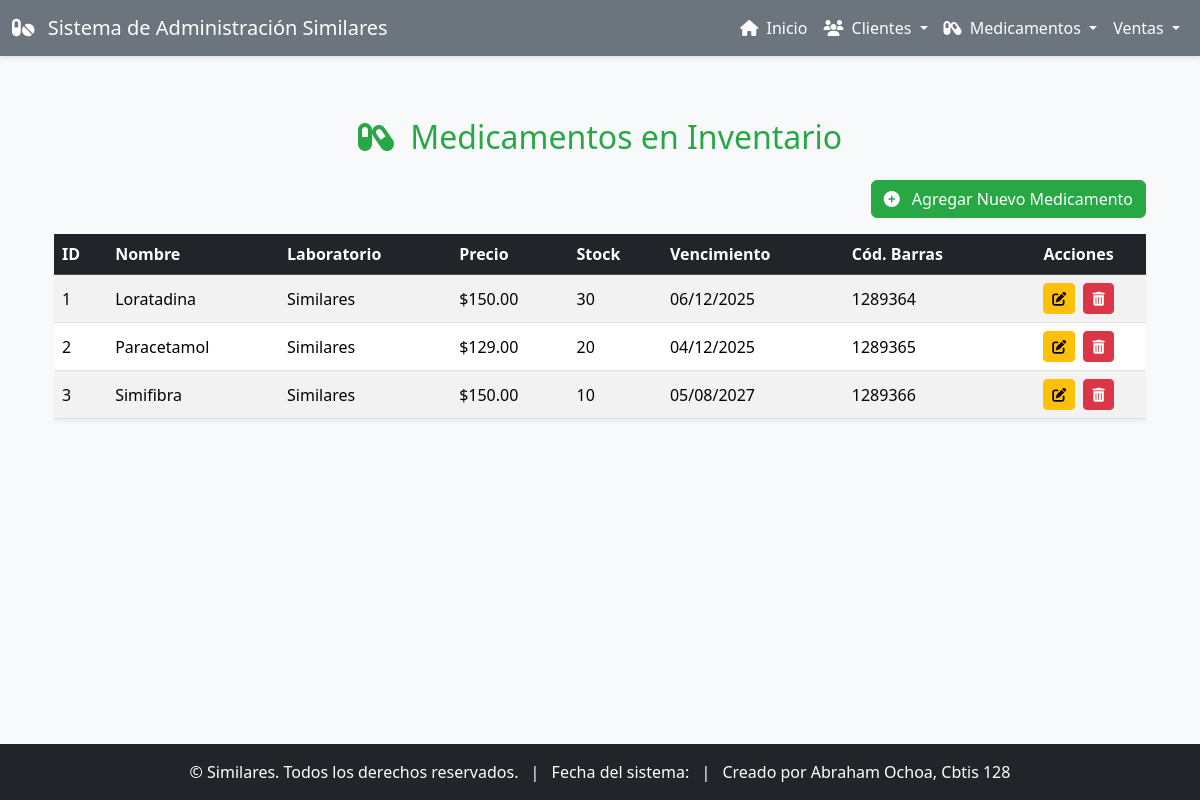
Screenshot of /medicamentos/ with the database file from the repository.
### app_Similares/models.py (models this page shows, shortened)
class Medicamento(models.Model):
    nombre = models.CharField(max_length=150)
    descripcion = models.TextField()
    laboratorio = models.CharField(max_length=100)
    precio = models.DecimalField(max_digits=10, decimal_places=2)
    stock = models.PositiveIntegerField()
    fecha_vencimiento = models.DateField()
    codigo_barras = models.CharField(max_length=50, unique=True)

### app_Similares/views.py (the view)
# urls.py: path('medicamentos/', views.ver_medicamentos, name='ver_medicamentos'),
def ver_medicamentos(request):
    medicamentos = Medicamento.objects.all().order_by('nombre')
    return render(request, 'app_Similares/medicamentos/ver_medicamentos.html', {'medicamentos': medicamentos})

### app_Similares/templates/app_Similares/medicamentos/ver_medicamentos.html (shortened to what this page needs)
{% extends 'app_Similares/base.html' %}
{% block content %}
<div class="container mt-4">
    <h2 class="mb-4 text-center" style="color: #28a745;"><i class="fas fa-capsules me-2"></i> Medicamentos en Inventario</h2>
    <div class="text-end mb-3">
        <a href="{% url 'agregar_medicamento' %}" class="btn btn-success"><i class="fas fa-plus-circle me-2"></i> Agregar Nuevo Medicamento</a>
    </div>
    {% if medicamentos %}
    <div class="table-responsive">
        <table class="table table-striped table-hover align-middle">
            <thead class="table-dark">
                <tr>
                    <th>ID</th>
                    <th>Nombre</th>
                    <th>Laboratorio</th>
                    <th>Precio</th>
                    <th>Stock</th>
                    <th>Vencimiento</th>
                    <th>Cód. Barras</th>
                    <th class="text-center">Acciones</th>
                </tr>
            </thead>
            <tbody>
                {% for medicamento in medicamentos %}
                <tr>
                    <td>{{ medicamento.id }}</td>
                    <td>{{ medicamento.nombre }}</td>
                    <td>{{ medicamento.laboratorio }}</td>
                    <td>${{ medicamento.precio|floatformat:2 }}</td>
                    <td>{{ medicamento.stock }}</td>
                    <td>{{ medicamento.fecha_vencimiento|date:"d/m/Y" }}</td>
                    <td>{{ medicamento.codigo_barras }}</td>
                    <td class="text-center">
                        <a href="{% url 'actualizar_medicamento' medicamento.pk %}" class="btn btn-warning btn-sm me-1" title="Editar">
                            <i class="fas fa-edit"></i>
                        </a>
                        <a href="{% url 'borrar_medicamento' medicamento.pk %}" class="btn btn-danger btn-sm" title="Eliminar">
                            <i class="fas fa-trash-alt"></i>
                        </a>
                    </td>
                </tr>
                {% endfor %}
            </tbody>
        </table>
    </div>
    {% else %}
    <div class="alert alert-info text-center" role="alert">
        No hay medicamentos registrados en el inventario. ¡Añade uno nuevo!
    </div>
    {% endif %}
</div>
{% endblock %}

### app_Similares/templates/app_Similares/base.html (style rules this page uses)
body { display: flex; flex-direction: column; min-height: 100vh; background-color: #f8f9fa; }
.table { background-color: #ffffff; box-shadow: 0 0.125rem 0.25rem rgba(0,0,0,.075); }
.table-striped tbody tr:nth-of-type(odd) { background-color: rgba(0,0,0,.05); }
.btn-success { background-color: #28a745; border-color: #28a745; }
.btn-warning { background-color: #ffc107; border-color: #ffc107; }
.btn-danger { background-color: #dc3545; border-color: #dc3545; }

### rows the page displays
Medicamento: id "1", nombre "Loratadina", laboratorio "Similares", precio "150.00", stock "30", fecha_vencimiento "06/12/2025", codigo_barras "1289364"
Medicamento: id "2", nombre "Paracetamol", laboratorio "Similares", precio "129.00", stock "20", fecha_vencimiento "04/12/2025", codigo_barras "1289365"
Medicamento: id "3", nombre "Simifibra", laboratorio "Similares", precio "150.00", stock "10", fecha_vencimiento "05/08/2027", codigo_barras "1289366"
